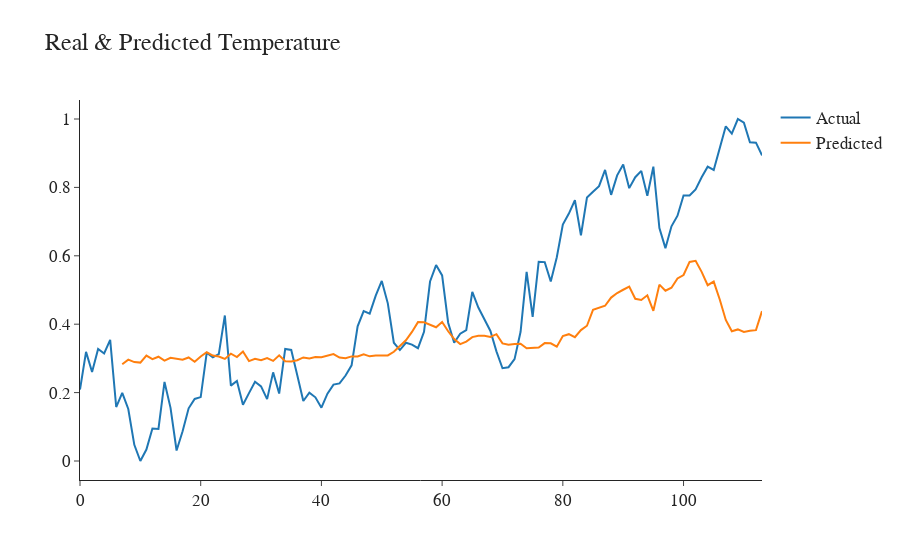

Here is the notebook cell this chart was saved with:
### Code cell
plot_eval(test_predictions, 4)
